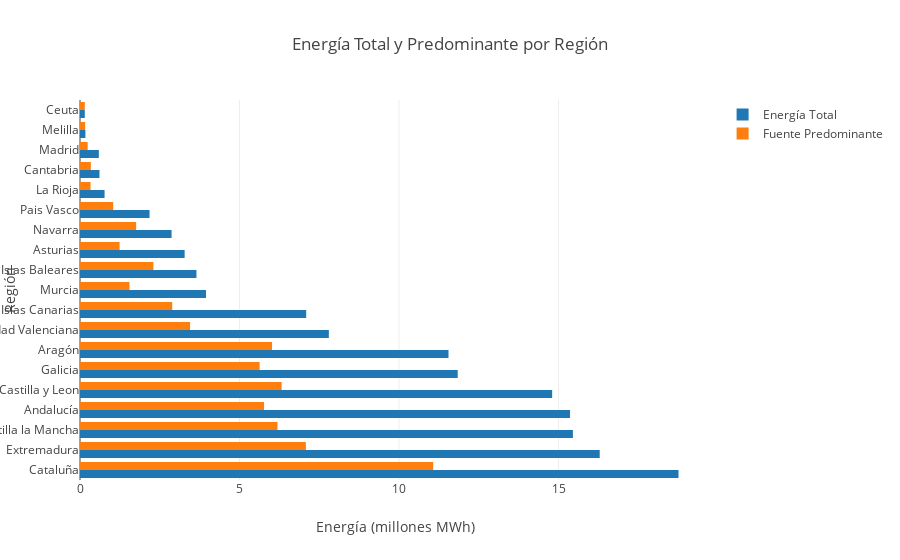

Source (notebook cell):
### Code cell
import plotly._
import plotly.element._
import plotly.layout._
import plotly.Almond._

// Datos
val regiones = Seq("Cataluña", "Extremadura", "Castilla la Mancha", "Andalucía", "Castilla y Leon", "Galicia", "Aragón", "Comunidad Valenciana", "Islas Canarias", "Murcia", "Islas Baleares", "Asturias", "Navarra", "Pais Vasco", "La Rioja", "Cantabria", "Madrid", "Melilla", "Ceuta")
val energiaTotal = Seq(18.76, 16.29, 15.45, 15.36, 14.8, 11.84, 11.55, 7.8, 7.09, 3.95, 3.65, 3.28, 2.87, 2.18, 0.77, 0.61, 0.59, 0.17, 0.15)
val energiaPredominante = Seq(11.07, 7.08, 6.19, 5.77, 6.32, 5.63, 6.02, 3.45, 2.89, 1.55, 2.3, 1.24, 1.76, 1.04, 0.33, 0.34, 0.24, 0.16, 0.15)

// Traza para la energía total
val traceTotal = Bar(
  x = energiaTotal,
  y = regiones,
  name = "Energía Total",
  orientation = Orientation.Horizontal
)

// Traza para la energía predominante
val tracePredominante = Bar(
  x = energiaPredominante,
  y = regiones,
  name = "Fuente Predominante",
  orientation = Orientation.Horizontal
)

// Diseño
val layout = Layout(
  title = "Energía Total y Predominante por Región",
  barmode = BarMode.Group,
  xaxis = Axis(title = "Energía (millones MWh)"),
  yaxis = Axis(title = "Región")
)

// Renderizar el gráfico
plot(Seq(traceTotal, tracePredominante), layout)

### Figure 1 — Plotly figure (JSON) as saved in the notebook; plotly's stock layout.template omitted (floating-point values rounded to 4 significant figures)
{"data": [{"name": "Energía Total", "orientation": "h", "type": "bar", "x": [18.76, 16.29, 15.45, 15.36, 14.8, 11.84, 11.55, 7.8, 7.09, 3.95, 3.65, 3.28, 2.87, 2.18, 0.77, 0.61, 0.59, 0.17, 0.15], "y": ["Cataluña", "Extremadura", "Castilla la Mancha", "Andalucía", "Castilla y Leon", "Galicia", "Aragón", "Comunidad Valenciana", "Islas Canarias", "Murcia", "Islas Baleares", "Asturias", "Navarra", "Pais Vasco", "La Rioja", "Cantabria", "Madrid", "Melilla", "Ceuta"]}, {"name": "Fuente Predominante", "orientation": "h", "type": "bar", "x": [11.07, 7.08, 6.19, 5.77, 6.32, 5.63, 6.02, 3.45, 2.89, 1.55, 2.3, 1.24, 1.76, 1.04, 0.33, 0.34, 0.24, 0.16, 0.15], "y": ["Cataluña", "Extremadura", "Castilla la Mancha", "Andalucía", "Castilla y Leon", "Galicia", "Aragón", "Comunidad Valenciana", "Islas Canarias", "Murcia", "Islas Baleares", "Asturias", "Navarra", "Pais Vasco", "La Rioja", "Cantabria", "Madrid", "Melilla", "Ceuta"]}], "layout": {"autosize": true, "barmode": "group", "title": {"text": "Energía Total y Predominante por Región"}, "xaxis": {"autorange": true, "range": [0, 19.75], "title": {"text": "Energía (millones MWh)"}, "type": "linear"}, "yaxis": {"autorange": true, "range": [-0.5, 18.5], "title": {"text": "Región"}, "type": "category"}}}
